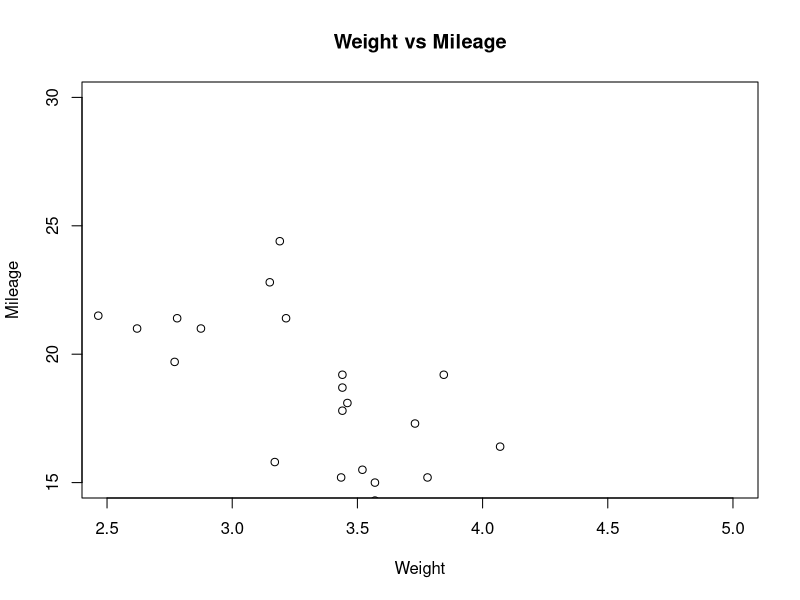

Write R code to recreate this figure.
input <- mtcars[,c('wt','mpg')]

plot(x = input$wt,y = input$mpg,
   xlab = "Weight",
   ylab = "Mileage",
   xlim = c(2.5,5),
   ylim = c(15,30),		 
   main = "Weight vs Mileage"
)
